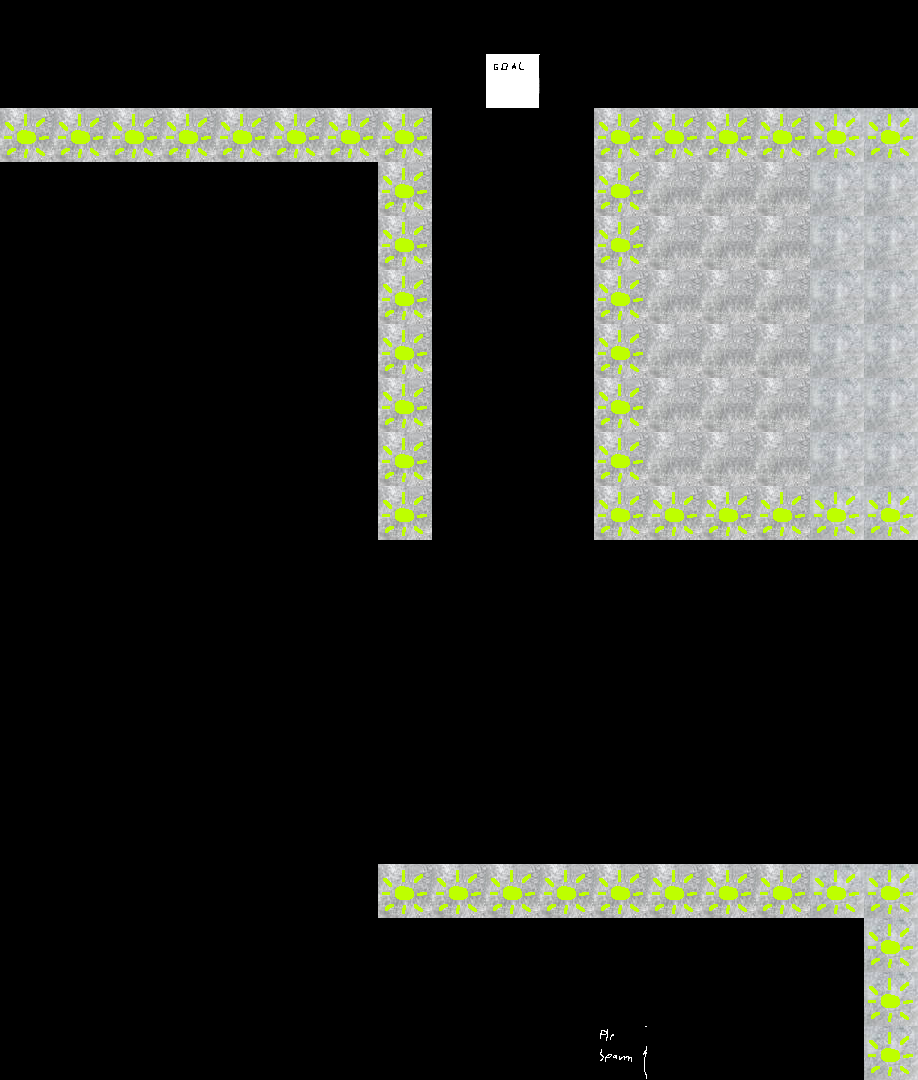

Rendered tile map (Tiled .tmx) drawn with the repository's tilesets; below, a short description and the map source with its tile grids summarised:
An orthogonal 17x20 tile map with 54x54 px tiles, 2 tile layers (Tile Layer 1, Tile Layer 2).

<map version="1.9" tiledversion="1.9.0" orientation="orthogonal" renderorder="right-down" width="17" height="20" tilewidth="54" tileheight="54" infinite="0" nextlayerid="3" nextobjectid="1">
 <tileset firstgid="1" source="temp2.tsx" />
 <layer id="1" name="Tile Layer 1" width="17" height="20">
  <data>[340 cells, 78 non-empty, 4 distinct tile ids]</data>
 </layer>
 <layer id="2" name="Tile Layer 2" width="17" height="20">
  <data>[340 cells, 46 non-empty, 1 distinct tile ids]</data>
 </layer>
</map>
